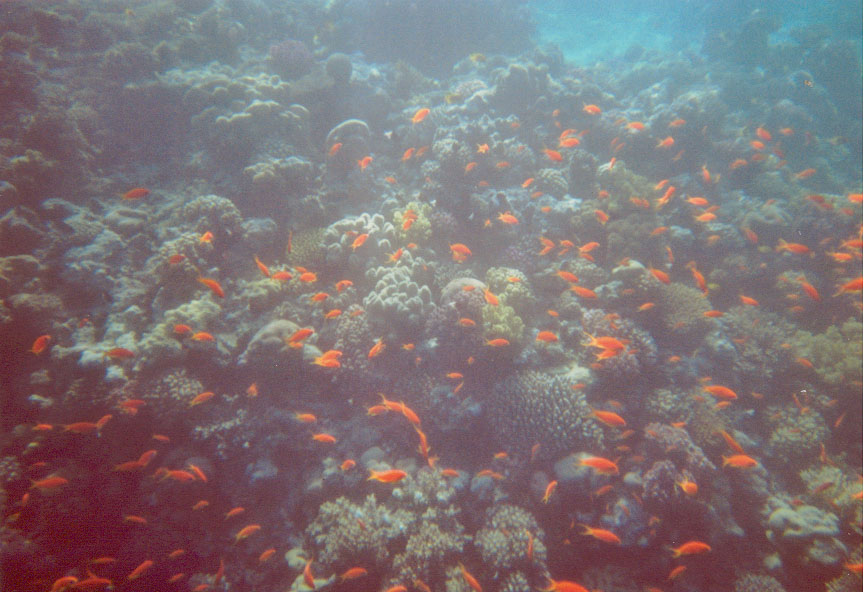
#> input picture Schwarm.jpg, 864 x 592 px
$ jupyter execute 'INF517 UE1.ipynb'
#> lines starting #> are read from the running program, lines starting #| are printed output that depends on the picture; after the words box and inside, x2 and y2 are one past the last pixel; in counts of white or black regions, pixels touching at a corner belong together
# Übung 1: Diskretisierung

**Name:** DENİZ ÖZDEMİRLİ!, **Matr.-Nr.:** 190503029!
<br>
**Name:** DİLANUR GİDER!, **Matr.-Nr.:** 190503060!
<br>
**Name:** AYKAN BERKE SANDAL!, **Matr.-Nr.:** 190503012!
<br>
**Name:** MİTHAT CAN TURAN!, **Matr.-Nr.:** 190503021!

---

## Bearbeitungszeitraum

**Bearbeitungsbeginn:** 30.09.2022
<br>
**Abgabe:** 28.10.2022, 23:55 Uhr

---

## Aufgabenbeschreibung

Ziel dieser Übung ist die Einführung in die Bildverarbeitung mit Python. Sie sollen Bilder einlesen, visualisieren und konvertieren können. Zudem sollen Sie lernen, wie Farb-/Grauwerte eines Bildes manipuliert werden können.
Sie sollen sich zur Bearbeitung dieser Aufgabe mit den bereits vorgestellten imaging libraries beschäftigen und sie einsetzen.

Für die Visualisierung kann das *matplotlib*-Paket verwendet werden. Alle Diagramme sollen *inline* in diesem Notebook ausgegeben werden. Alle interaktiven Inhalte sollen unter Venwendung der Funktionen des Pakets *ipywidgets* realisiert werden.

**Hinweise zur Abgabe**

- Füllen Sie unbedingt die erste Zelle unterhalb der Überschrift mit Name und Matrikelnummer aus!
- Entfernen Sie vor dem Upload alle Ausgaben aus dem Notebook!
- Die Bilddatei muss nicht abgegeben werden.

### Viel Erfolg!

### 1. Einlesen, Visualisierung und Konvertierung
- 1.1. Lesen sie die Datei "Schwarm.jpg" ein.
Visualisieren Sie das, in der Datei enthaltene Bild (verwenden Sie die Funktionen `imshow` und `show`). Optional kann auch die cv2.imread-Funktion benutzt werden.
- 1.2. Führen Sie eine einfache, Schwellwert-basierte Konvertierung des Originalbildes durch, in dem Sie die `threshold`- Funktion (mit dem input value `cv2.THRESH_BINARY`) aus der `cv2`-Bibliothek verwenden.
Visualisieren Sie beide Bilder mit Hilfe der `subplot`-Funktion in einer Zeile dar.
- 1.3. Analysieren Sie die Array-Werte des neu erzeugten Bildes. Was hat die Thresholding-Funktion bewirkt? Nach welchem Kriterium wurden die einzelnen Pixelwerte verändert? (Stichpunktartige Antwort)

***Anmerkung:*** Nachdem Sie bei der ersten Aufgabe BGR in ein GRAY-Bild umgewandelt haben, denken Sie dran plt.imshow(image, cmap='binary‘) zu setzen, damit das Bild nicht in gelb/lila dargestellt wird.

[cell 1]
#import Bibliotheke
import cv2
import numpy as np
from PIL import Image
import matplotlib.pyplot as plt

image = Image.open(r"Schwarm.jpg")
#> image is the input picture: PIL image 864x592 RGB; mean R, G, B 125.4, 115, 118
imageGray = cv2.imread('Schwarm.jpg',0)
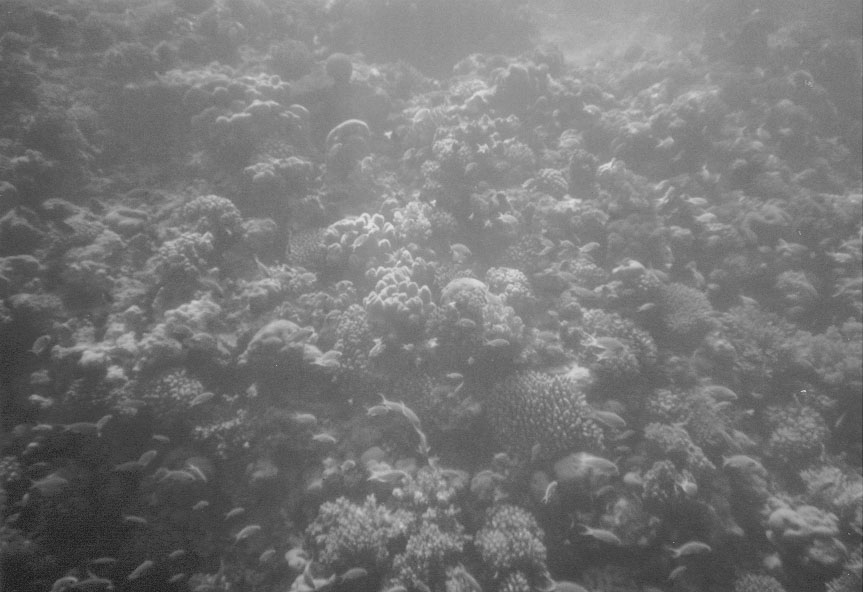
#> imageGray: shape (592, 864); min 24, max 255, mean 118.4
img = np.asarray(imageGray)


#thresholding
ret,thresh1 = cv2.threshold(img,127,255,cv2.THRESH_BINARY)
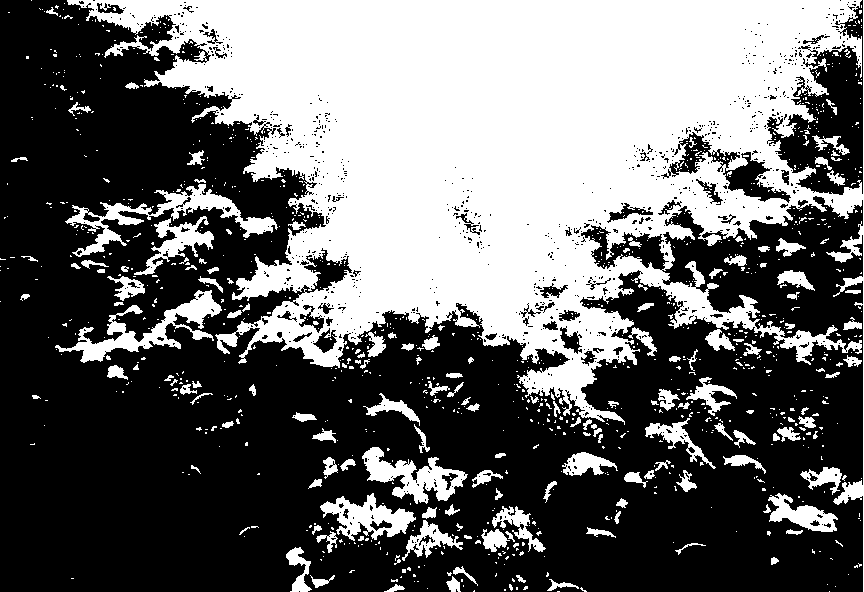
#> thresh1: shape (592, 864); 41.1% white; 1086 white regions (931 under 20 px), largest, box (x1, y1, x2, y2) and area: (67, 0, 864, 592) 175852, (65, 184, 278, 257) 3344, (55, 290, 222, 363) 3188

#visualisieren
fig, axes = plt.subplots(1, 2, figsize=(10, 10), sharex=True, sharey=True)
ax = axes.ravel()
ax[0].imshow(image, cmap=plt.cm.gray)
ax[0].set_title('Originalbild', fontsize=20)


ax[1].imshow(thresh1 , cmap='gray')
ax[1].set_title('ThreshBild', fontsize=20)

print('Original Image Array\n', img)
#> (printed output is left out)
#print(np.asarray(image))
print('\nThresholded Image Array\n',thresh1)
#> (printed output is left out)

 # 1.3:
 # Mit der Funktion thresh_binary() aus der opencv lib. ändern wir die Pixelwerte entsprechend unserem vorgegebenen Threshold.
 # thresh_binary() nimmt ein Quellbild, einen Threshold-Wert und einen maximalen Pixelwert. Wenn der Wert eines Pixels höher
 # als der Threshold-Wert ist, wird er auf den Maximalwert gerundet (in unserem Fall 255), und wenn er kleiner ist, wird er auf
 # 0 gesetzt. Unser Threshold-Wert ist 127 und der Maximalwert ist 255, da wir ein schwarz-weißes Binärbild erstellen wollen.
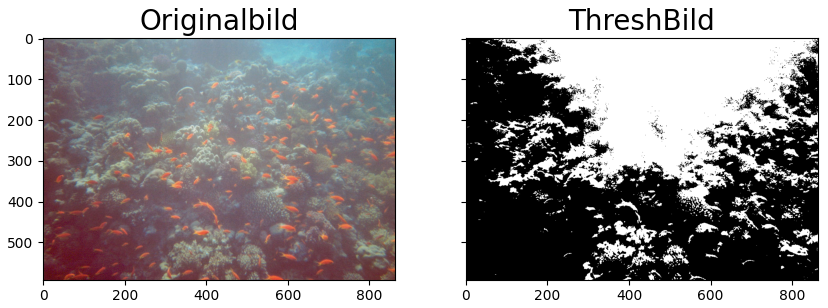
#> figure drawn by matplotlib, 2 panels

### 2. Binärbild erzeugen

**Interaktive Threshold-Eingabe**

Das Ziel dieser Aufgabe ist es, aus dem farbigen "Schwarm.jpg" ein Binärbild (also ein s/w-Bild!) zu erzeugen, da Binärbilder die Grundvoraussetzung von vielen Bildverarbeitungsoperationen sind.
Bildverarbeitungsbibliotheken wie `scipy` bieten bereits robuste Schwellwert-basierte Funktionen, die Sie sich gerne anschauen und auch testweise anwenden können.
Für diese Teilaufgabe sollten Sie jedoch einen Slider implementieren, über den ein Schwellenwert (Grenzen 0 und 255, Schrittweite 1, Standardwert 127) für eine Binärkonvertierung festgelegt werden kann. Konvertieren Sie Originalbild unter Verwendung des Schwellenwertes in ein Binärbild. Eine einfache Konvertierung kann durch folgende Zeile erreicht werden: binary_image = (image >= schwellenwert) * 1.

***Hinweis:***
Nutzen Sie die Funktionen zur Erstellung einer interaktiven Visualisierung aus dem ipywidgets-Paket (siehe auch Demo-Notebook -> Beispiel Gauss-Filter).

[cell 2]
#import Bibliotheke
import cv2
from io import BytesIO
from IPython.display import Image
import matplotlib as mpl

from ipywidgets import interact,widgets
import numpy as np
from PIL import Image as IM
import matplotlib.pyplot as plt

image = IM.open(r"Schwarm.jpg")
imageGray = cv2.imread('Schwarm.jpg',0)
img = np.asarray(imageGray)


#thresholding

#visualisieren
fig, axes = plt.subplots(1, 1, figsize=(10, 10), sharex=True, sharey=True)

axes.imshow(image, cmap=plt.cm.gray)
axes.set_title('Originalbild', fontsize=20)


#print('Original Image Array\n', img)
#print(np.asarray(image))
#print('\nThresholded Image Array\n',thresh1)
def arr2img(arr):
    if arr.ndim == 2:
        format, cmap = 'png', mpl.cm.gray
    elif arr.ndim == 3:
        format, cmap = 'jpg', None
    else:
        raise ValueError("Only 2- or 3-d arrays can be displayed as images.")
    vmax = 255 if arr.dtype == 'uint8' else 1.0
    with BytesIO() as buffer:
        mpl.image.imsave(buffer, arr, format=format, cmap=cmap, vmin=0, vmax=vmax)
        out = buffer.getvalue()

    return Image(out)


imageSlide = img

def f(x):
    ret,thresh1 = cv2.threshold(img,x,255,cv2.THRESH_BINARY)
    return arr2img(thresh1)


interact(f, x=widgets.IntSlider(min=0, max=255, step=1, value=127));
#> the sliders are set to x = 127
#> in f, `ret,thresh1 = cv2.threshold(img,x,255,cv2.THRESH_BINARY)`: ret = 127

### 3. Diskretisierung

Bearbeiten Sie das Originalbild "Schwarm.jpg", indem Sie folgende Operationen durchführen:

- 3.1. Anzahl der Graustufen reduzieren (4 Stufen: 128, 64, 32, 16). Nehmen Sie hier als Ausgangsbild das Grauwert-transformierte Originalbild.
- 3.2. Anzahl der Bildpunkte reduzieren (512x512, 256x256, 128x128, 32x32)
- 3.2. Anzahl der Farbstufen reduzieren (in 4 Stufen)

Visualisieren Sie diese Teilaufgaben jeweils mit Hilfe der `subplot`-Funktion in einem 2x2-Raster.

***Hinweis:***
- Es ist Ihnen überlassen, welche Libraries bzw. welche Funktionen Sie hierfür verwenden. Wichtig ist, dass Sie die Vorgehensweise der eingesetzten Algorithmen nachvollziehen und wiedergeben können!
- Beschreiben Sie bei jeder Teilaufgabe den Ablauf Ihres Algorithmus (stichpunktartige Wiedergabe reicht aus)
- Sie dürfen auch die, in der Vorlesung vorgestellten Algorithmen `Fehlerdiffusion` und `Median Cut` einsetzen, um vorallem eine Grau-/Farbwertreduktion durchzuführen

[cell 3]
#import Bibliotheke
import cv2
from io import BytesIO
from IPython.display import Image

from ipywidgets import interact,widgets
import numpy as np
from PIL import Image as IM
import matplotlib.pyplot as plt

image = IM.open(r"Schwarm.jpg").convert('L')
#> image: PIL image 864x592 L
qu = image.quantize(32)

fig, axes = plt.subplots(2, 2, figsize=(10, 10))
ax = axes.ravel()

img128 = image.quantize(2**7)
img64 = image.quantize(2**6)
img32 = image.quantize(2**5)
img16 = image.quantize(2**4)

ax[0].imshow(img128)
ax[0].set_title('Graustufen - 128', fontsize=20)
ax[1].imshow(img64)
ax[1].set_title('Graustufen - 64', fontsize=20)
ax[2].imshow(img32)
ax[2].set_title('Graustufen - 32', fontsize=20)
ax[3].imshow(img16)
ax[3].set_title('Graustufen - 16', fontsize=20)
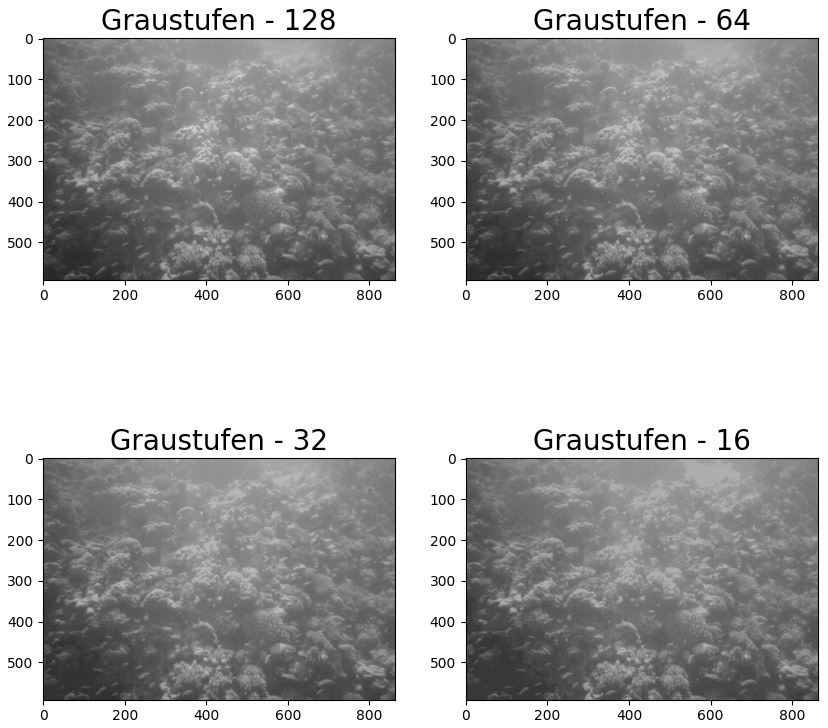
#> figure drawn by matplotlib, 4 panels

[cell 4]
im = IM.open(r'Schwarm.jpg')
im = np.asarray(im)
fig, axes = plt.subplots(2, 2, figsize=(10, 10))
ax = axes.ravel()


fig.tight_layout()
img512 = cv2.resize(im,(512,512))
img256 = cv2.resize(im,(256,256))
img128 = cv2.resize(im,(128,128))
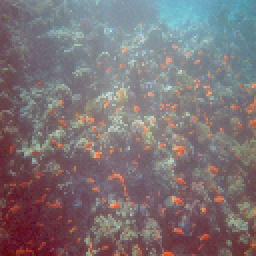
#> img128: shape (128, 128, 3) (shown 2 times larger); mean R, G, B 125.1, 114.8, 117.7
img32 = cv2.resize(im,(32,32))
ax[0].imshow(img512)
ax[1].imshow(img256)
ax[2].imshow(img128)
ax[3].imshow(img32)

[cell 5]
#import Bibliotheke
import cv2
from io import BytesIO
from IPython.display import Image


from skimage.io import imread

from ipywidgets import interact,widgets
import numpy as np
from PIL import Image as IM
import matplotlib.pyplot as plt


sample_img = imread('Schwarm.jpg')


def median_cut_quantize(img, img_arr):
    # when it reaches the end, color quantize
    # print("to quantize: ", len(img_arr))
    r_average = np.mean(img_arr[:,0])
    g_average = np.mean(img_arr[:,1])
    b_average = np.mean(img_arr[:,2])

    for data in img_arr:
        sample_img[data[3]][data[4]] = [r_average, g_average, b_average]

def split_into_buckets(img, img_arr, depth):

    if len(img_arr) == 0:
        return

    if depth == 0:
        median_cut_quantize(img, img_arr)
        return

    r_range = np.max(img_arr[:,0]) - np.min(img_arr[:,0])
    g_range = np.max(img_arr[:,1]) - np.min(img_arr[:,1])
    b_range = np.max(img_arr[:,2]) - np.min(img_arr[:,2])

    space_with_highest_range = 0

    if g_range >= r_range and g_range >= b_range:
        space_with_highest_range = 1
    elif b_range >= r_range and b_range >= g_range:
        space_with_highest_range = 2
    elif r_range >= b_range and r_range >= g_range:
        space_with_highest_range = 0

    #print("space_with_highest_range:",space_with_highest_range)

    # sort the image pixels by color space with highest range
    # and find the median and divide the array.
    img_arr = img_arr[img_arr[:,space_with_highest_range].argsort()]
    median_index = int((len(img_arr)+1)/2)
    #print("median_index:", median_index)


    #split the array into two buckets along the median
    split_into_buckets(img, img_arr[0:median_index], depth-1)
    split_into_buckets(img, img_arr[median_index:], depth-1)

flattened_img_array = []
for rindex, rows in enumerate(sample_img):
    for cindex, color in enumerate(rows):
        flattened_img_array.append([color[0],color[1],color[2],rindex, cindex])
#> after the loop, flattened_img_array = 511488 items

flattened_img_array = np.array(flattened_img_array)


# the 3rd parameter represents how many colors are needed in the power of 2. If the parameter
# passed is 4 its means 2^4 = 16 colors

fig, axes = plt.subplots(2, 2, figsize=(10, 10))
ax = axes.ravel()

split_into_buckets(sample_img, flattened_img_array, 4)
#> in split_into_buckets, `r_range = np.max(img_arr[:,0]) - np.min(img_arr[:,0])`: r_range = 205
#> in split_into_buckets, `g_range = np.max(img_arr[:,1]) - np.min(img_arr[:,1])`: g_range = 255
#> in split_into_buckets, `median_index = int((len(img_arr)+1)/2)`: median_index = 255744
#> in median_cut_quantize, `r_average = np.mean(img_arr[:,0])`: r_average = 98.4
#> in median_cut_quantize, `g_average = np.mean(img_arr[:,1])`: g_average = 37.89
#> in median_cut_quantize, `b_average = np.mean(img_arr[:,2])`: b_average = 50.46
#> the loop in median_cut_quantize, `for data in img_arr:` made 31968 passes
#> data on passes 1 to 3: [79, 0, 46, 580, 20], [89, 0, 9, 577, 29], [79, 0, 33, 586, 15]
#> after the loop in median_cut_quantize, `for data in img_arr:`:
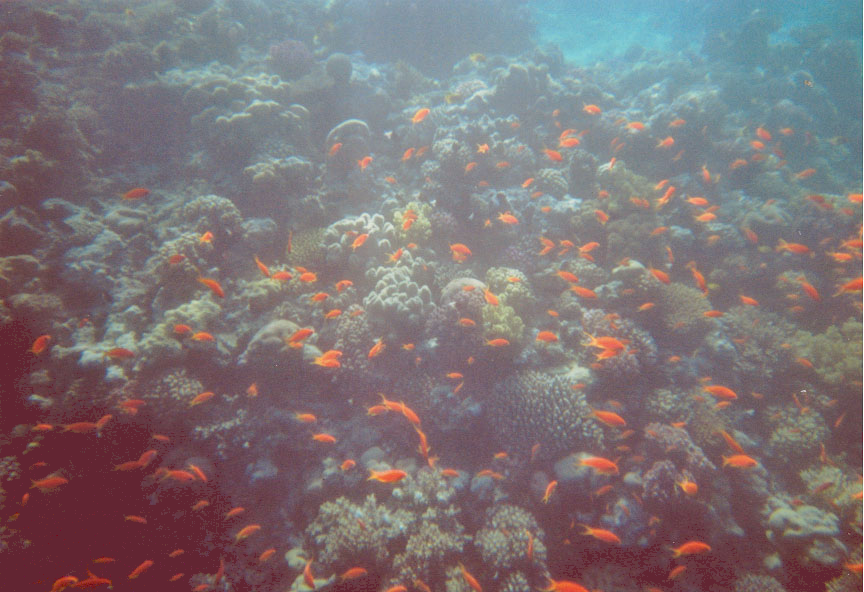
#> sample_img: shape (592, 864, 3); 6.25% of pixels changed, all inside (x1, y1, x2, y2) = (0, 296, 863, 592)
#> the loop in median_cut_quantize (call 2), `for data in img_arr:` made 31968 passes
#> data on passes 1 to 3: [102, 54, 66, 582, 350], [101, 54, 72, 496, 223], [101, 54, 62, 585, 657]
#> in median_cut_quantize (call 5), `r_average = np.mean(img_arr[:,0])`: r_average = 114.2
#> in median_cut_quantize (call 5), `g_average = np.mean(img_arr[:,1])`: g_average = 88.86
#> in median_cut_quantize (call 5), `b_average = np.mean(img_arr[:,2])`: b_average = 93.23
#> the loop in median_cut_quantize (call 5), `for data in img_arr:` made 31968 passes
#> data on passes 1 to 3: [111, 100, 106, 482, 355], [111, 100, 106, 417, 552], [111, 95, 106, 140, 78]
#> after the loop in median_cut_quantize (call 5), `for data in img_arr:`:
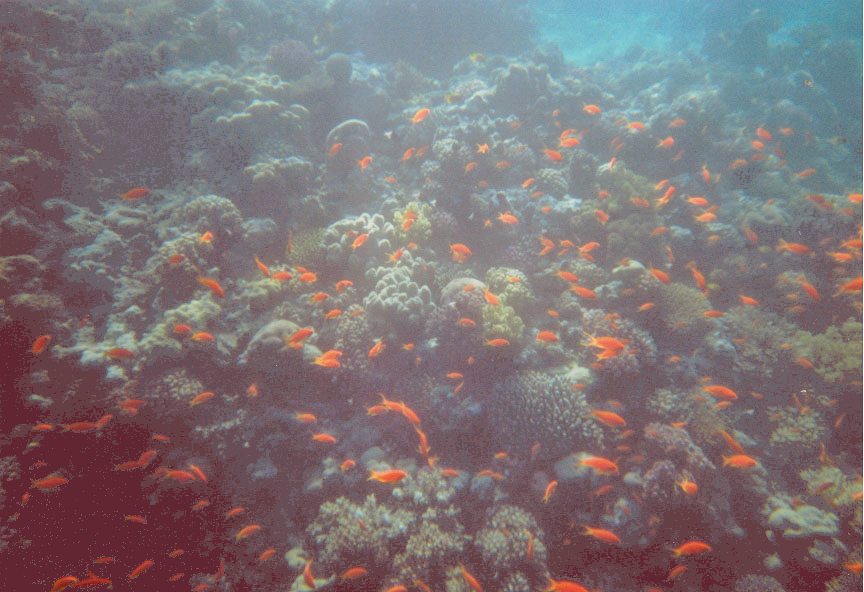
#> sample_img: shape (592, 864, 3); mean R, G, B 125.2, 114.8, 117.8
#> in median_cut_quantize (call 6), `r_average = np.mean(img_arr[:,0])`: r_average = 140
#> in median_cut_quantize (call 6), `g_average = np.mean(img_arr[:,1])`: g_average = 94.95
#> in median_cut_quantize (call 6), `b_average = np.mean(img_arr[:,2])`: b_average = 88.64
#> the loop in median_cut_quantize (call 6), `for data in img_arr:` made 31968 passes
#> data on passes 1 to 3: [118, 95, 103, 363, 298], [118, 102, 103, 261, 829], [118, 98, 91, 575, 513]
#> after the loop in median_cut_quantize (call 6), `for data in img_arr:`:
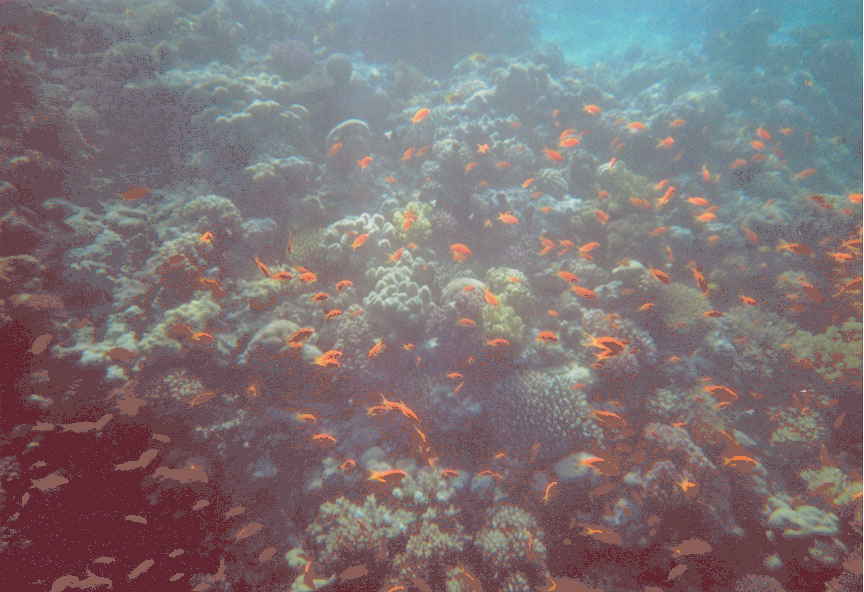
#> sample_img: shape (592, 864, 3); 6.25% of pixels changed, all inside (x1, y1, x2, y2) = (0, 0, 863, 592)
#> in median_cut_quantize (call 12), `r_average = np.mean(img_arr[:,0])`: r_average = 169.3
#> in median_cut_quantize (call 12), `g_average = np.mean(img_arr[:,1])`: g_average = 141.9
#> in median_cut_quantize (call 12), `b_average = np.mean(img_arr[:,2])`: b_average = 122.3
#> the loop in median_cut_quantize (call 12), `for data in img_arr:` made 31968 passes
#> data on passes 1 to 3: [144, 143, 139, 191, 660], [144, 148, 131, 554, 427], [144, 147, 138, 284, 529]
#> after the loop in median_cut_quantize (call 12), `for data in img_arr:`:
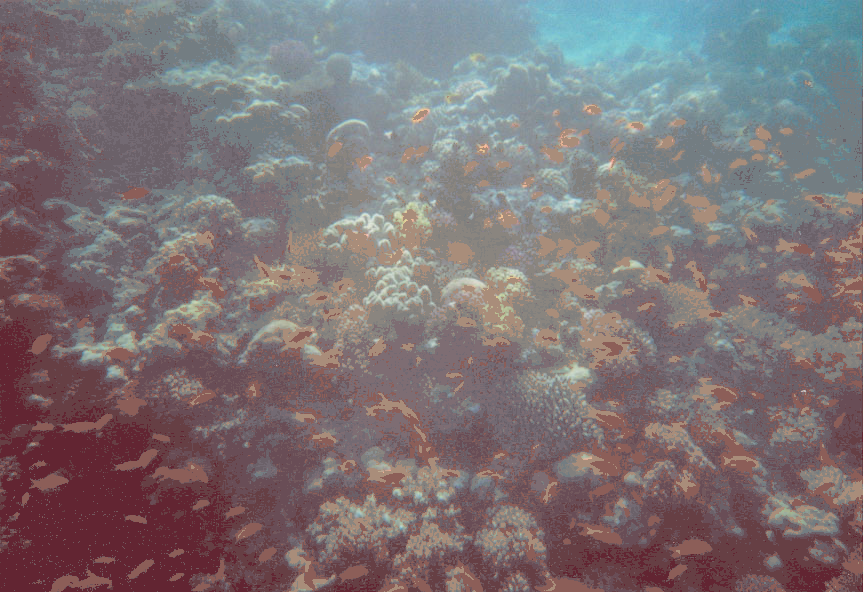
#> sample_img: shape (592, 864, 3); mean R, G, B 125, 114.6, 117.6
#> in median_cut_quantize (call 16), `r_average = np.mean(img_arr[:,0])`: r_average = 160.3
#> in median_cut_quantize (call 16), `g_average = np.mean(img_arr[:,1])`: g_average = 177.5
#> in median_cut_quantize (call 16), `b_average = np.mean(img_arr[:,2])`: b_average = 172.5
#> the loop in median_cut_quantize (call 16), `for data in img_arr:` made 31968 passes
#> data on passes 1 to 3: [156, 159, 152, 208, 593], [137, 159, 173, 73, 446], [198, 159, 142, 131, 564]
#> after the loop in median_cut_quantize (call 16), `for data in img_arr:`:
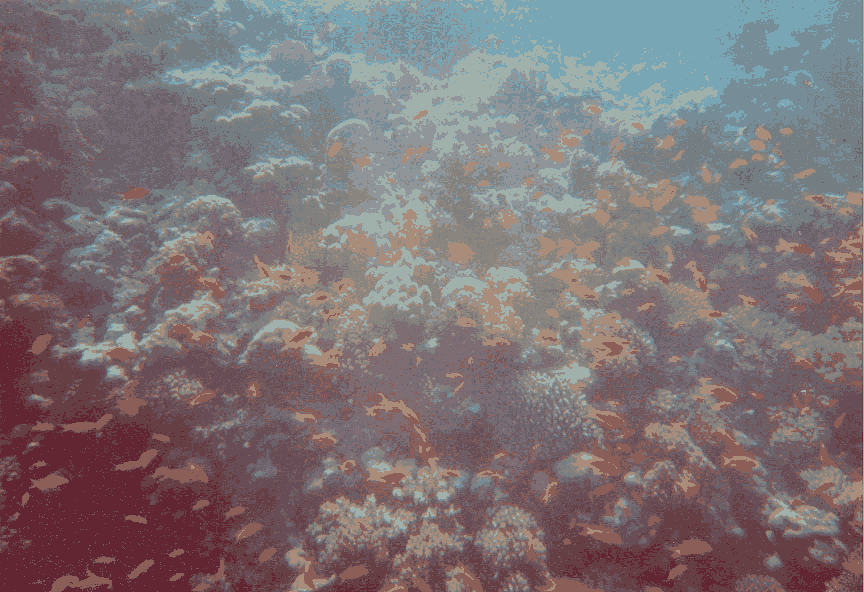
#> sample_img: shape (592, 864, 3); mean R, G, B 125, 114.4, 117.5
ax[0].imshow(sample_img)
ax[0].set_title('Farbstufen - 16', fontsize=20)


split_into_buckets(sample_img, flattened_img_array, 5)
ax[1].imshow(sample_img)
ax[1].set_title('Farbstufen - 32', fontsize=20)

split_into_buckets(sample_img, flattened_img_array, 6)
ax[2].imshow(sample_img)
ax[2].set_title('Farbstufen - 64', fontsize=20)


split_into_buckets(sample_img, flattened_img_array, 7)
ax[3].imshow(sample_img)
ax[3].set_title('Farbstufen - 128', fontsize=20)
